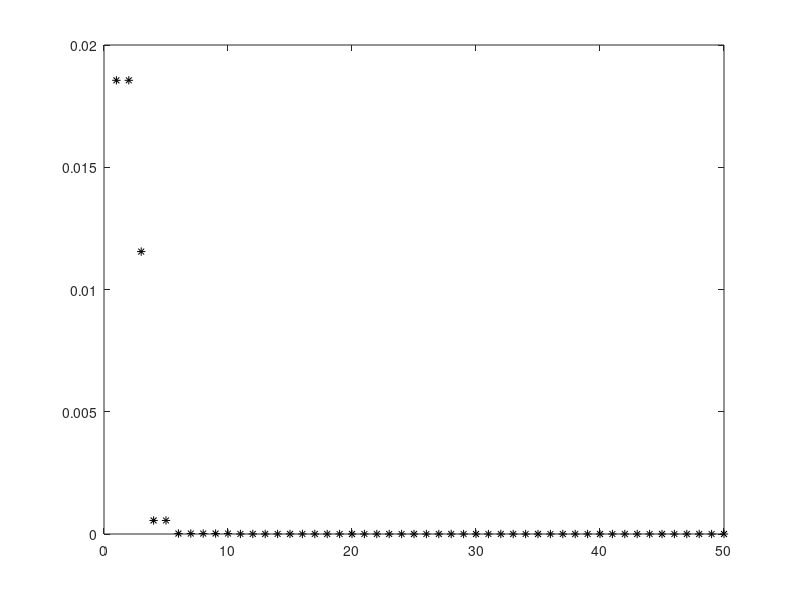

Recreate this plot in MATLAB.
clear all;
close all;
clc
for run = 1:100                       %number of run
LB = [-10 -10];                           %parameter lower bound
UB = [10 10];                             %parameter upper bound
n= 100;                                  %number of particle
Kmax = 50;                              %maximum iterations
r=rand(n,2);                            %random number
pos0=[];

pos0(:,1)= LB(1,1) + (UB(1,1)-LB(1,1))*r(:,1);
pos0(:,2)= LB(1,2) + (UB(1,2)-LB(1,2))*r(:,2);
x=pos0;                                 %initial position                    
v = zeros(n,2);                         %initial velocity
%k=1;

for k=1:Kmax
for i=1:n   
    fv(i,1)= ((x(i,1)^2+x(i,2)^2)/50-cos(x(i,1)/(i)^(1/2))*cos(x(i,2)/(i)^(1/2))+1 );
    if k==1
        pbestval(i,1) = fv(i,1);
        pbest(i,:) = x(i,:);               %finding pbest
    elseif fv(i,1)< pbestval(i,1)          %checking condition if function value is less than pbest value
            pbestval(i,1)=fv(i,1);         %assign new pbest value as function value 
            pbest(i,:) = x(i,:);           %and correspondingly pbest will be at that position 
    end   
end

if k==1
    [gbestval(k,1),index] = min(fv);      %minimum f out and position 
    gbest(k,:) = pbest(index,:);          %finding gbest
elseif min(fv)< gbestval(k-1,1)           %if previous gbest value is greater than min of fv 
    [gbestval(k,1),index] = min(fv);      %updating gbestval to min of fv    
    gbest(k,:) = pbest(index,:);          %updating gbest to pbest
elseif min(fv) >= gbestval(k-1,1)         %if previous gbest value is less than min of fv
    gbest(k,:)=gbest(k-1,:);              %update gbest as previous one
    gbestval(k,1)=gbestval(k-1,1);        %update gbest value as previous gbest value
end
    
w=0.9 - (k/Kmax).*(0.9-0.4);              %calculation of w
c1=2.5 + (k/Kmax)*(0.5-2.5);              %calculation of c1
c2=0.5 + (k/Kmax)*(2.5-0.5);              %calculation of c2

%updating velocity and position
for i = 1:n
        v(i,1) = w*v(i,1) + c1*rand(1)*(pbest(i,1)-x(i,1)) + c2*rand(1)*(gbest(k,1)- x(i,1)); %updating velocity 1
        v(i,2) = w*v(i,1) + c1*rand(1)*(pbest(i,2)-x(i,2)) + c2*rand(1)*(gbest(k,2)- x(i,2)); %updating velocity 2
        x(i,:) = v(i,:) + x(i,:);         %updating positions
end
end
end
plot(1:Kmax,gbestval,'k*');                %plotting gbest value v/s k

